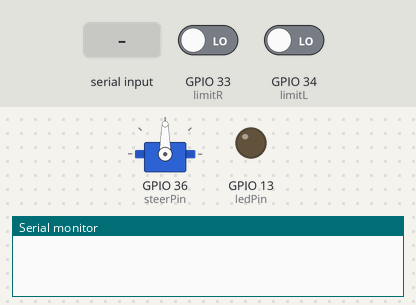
Simulated run of this sketch. Board: ESP32. On the bench: servo, output pins drawn as LEDs (lit = HIGH), the last lines printed to the serial monitor. The inputs (shaded band) are chosen by the test bench; at power-on: GPIO 33 (limitR) LOW, GPIO 34 (limitL) LOW.

Above: at 1.2 s.
1.3 s: "1" received over Serial
At 2.4 s:
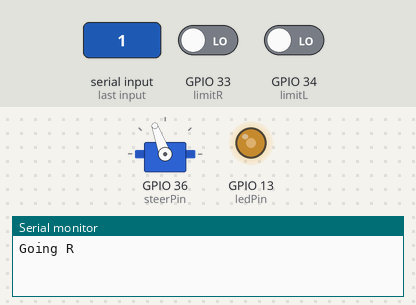
2.8 s: GPIO 33 (limitR) driven HIGH
At 4.0 s:
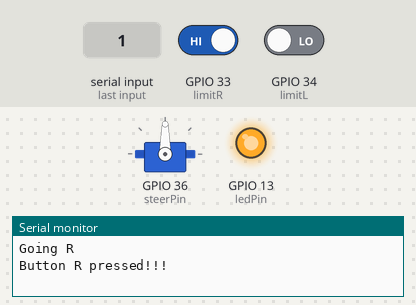
4.3 s: "2" received over Serial
At 4.8 s:
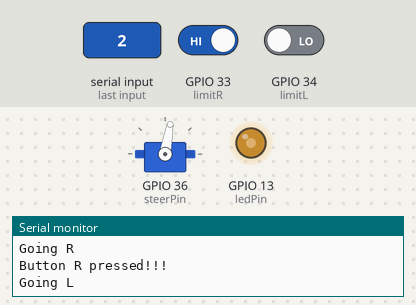
5.8 s: GPIO 34 (limitL) driven HIGH
At 6.6 s:
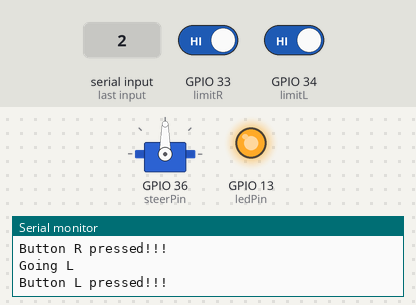
Timing chart, 0 to 8.8 s (numbered marks = the images above; inputs shaded):
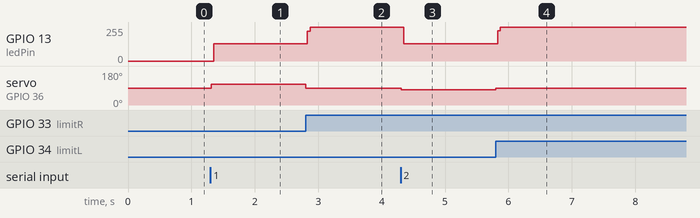

The sketch:

motorEndstops.ino
```cpp
#include <Servo.h>

//global setup
Servo steerMotor;
const int ledPin = 13;
const int steerPin = 36;
const int limitR = 33;
const int limitL = 34;


//global vars
bool ledState = HIGH;
int steerSpeed = 90; // no move
int incomingByte = 0;

void setup() {
  Serial.begin(9600);
  pinMode(limitR, INPUT); //limit switch R
  pinMode(limitL, INPUT);
  pinMode(ledPin, OUTPUT);
  steerMotor.attach(steerPin);
  steerMotor.write(steerSpeed);


}

void loop(){

if (Serial.available() > 0) {
     incomingByte = Serial.read();
     //racck go right
     delay(10);
     if (incomingByte == '1' ) {
      goR();
     }
     //rack go left
     else if(incomingByte == '2'){
      goL();
     }
     else if(incomingByte == '0'){
      steerMotor.write(90);// stop steerMotor
      Serial.println("Estop");

     }
  }

}

void goR(){

  Serial.println("Going R");

  while(digitalRead(limitR) == LOW){
    steerMotor.write(110);// steerMotor go R

    ledState = !ledState;
    digitalWrite(ledPin, ledState);
  }
  steerMotor.write(90);// stop steerMotor
  digitalWrite(ledPin, HIGH);
  Serial.println("Button R pressed!!!");

}

void goL(){
  Serial.println("Going L");
  while(digitalRead(limitL) == LOW){
    steerMotor.write(80);// steerMotor go L

    ledState = !ledState;
    digitalWrite(ledPin, ledState);
  }
  steerMotor.write(90);// stop steerMotor
  digitalWrite(ledPin, HIGH);
  Serial.println("Button L pressed!!!");

}
```

Measured:
- after the input at 1.3 s, GPIO 13 (ledPin): 0/255 → 128/255 after 0.05 s; servo on GPIO 36 (steerPin): 90° → 110° at once
- after the input at 2.8 s, GPIO 13 (ledPin): 128/255 → 255/255 at once; servo on GPIO 36 (steerPin): 110° → 90° at once
- after the input at 4.3 s, GPIO 13 (ledPin): 255/255 → 128/255 after 0.05 s; servo on GPIO 36 (steerPin): 90° → 80° at once
- after the input at 5.8 s, GPIO 13 (ledPin): 128/255 → 255/255 at once; servo on GPIO 36 (steerPin): 80° → 90° at once
